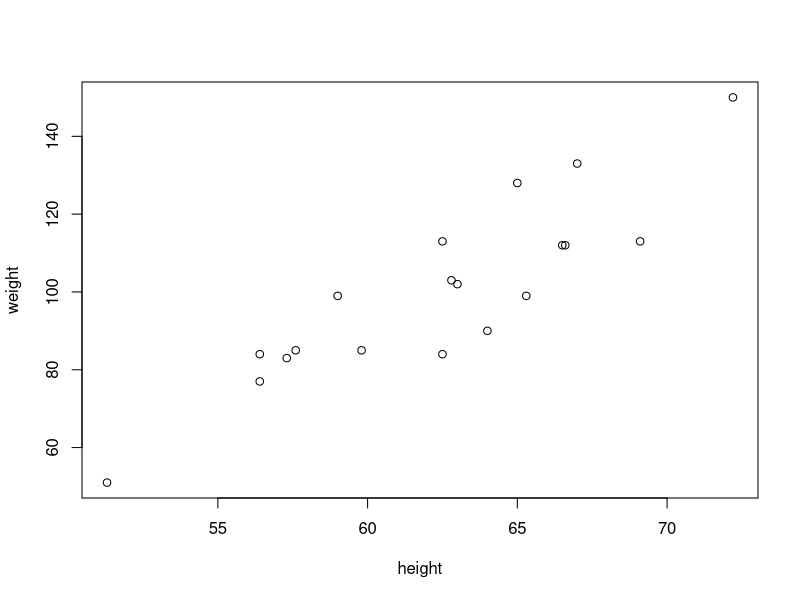
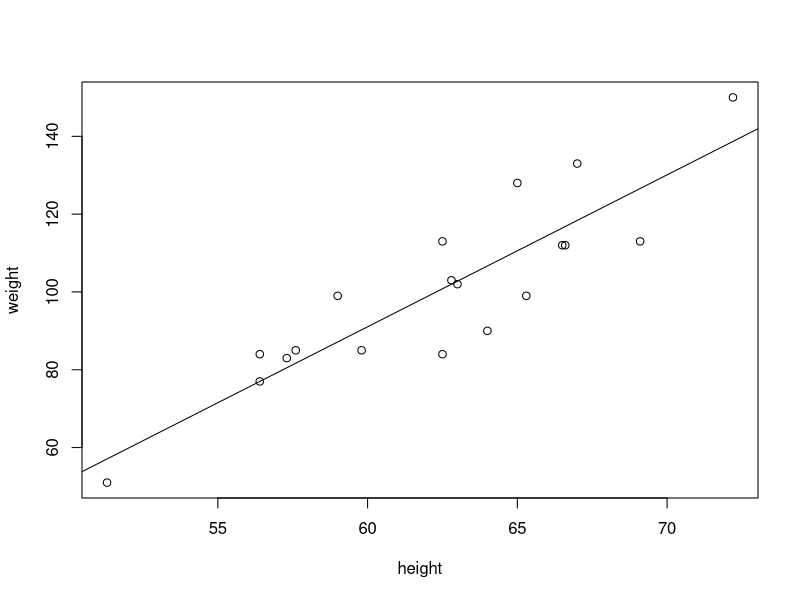

R code for these plots, in order:
# Example of regression model 

# linear regression is y = b_0 +b_1*x where b_0 is intercept and b_1 is the slope of the line
# least squares method is an error measure minimizes the residual: sum i=1 to n (y_i - (b_0+b_1*x_i))^2

# This example tries to generate a relationship between the height and weight of children

# Is there a correlation between the variables in question (ht and wt)?
# 1. Input data vectors

height <- c(69.1,56.4,65.3,62.8,63,57.3,59.8,62.5,62.5,59.0,51.3,64,56.4,66.5,72.2,65.0,67.0,57.6,66.6)

weight <- c(113,84,99,103,102,83,85,113,84,99,51,90,77,112,150,128,133,85,112)

# Visualize data
plot(height,weight)

# Determine correlation
cor(height,weight) # correlation between <-0.5 and >0.5 is moderate to strong
# Correlation does not imply causation

# 2. Fit the linear model
model <- lm(weight ~ height) # weight = slope* height +intercecpt

# 3. Explore results
#determine b0 (intercept) and b1 (slope) from model
model

# all attributes of the linear model
attributes(model)

# intercept
model$coefficients[1] # or model$coefficients[[1]]

# slope
model$coefficients[2] # or model$coefficients[[2]]

# residuals
residuals(model)

# visualize regression
plot(height,weight)
abline(model)

# Other regression models include logistic regression, 
# stepwise regression, mutlivariate adaptived regression splines (MARS),
# and other supervised regression learning algorithms

